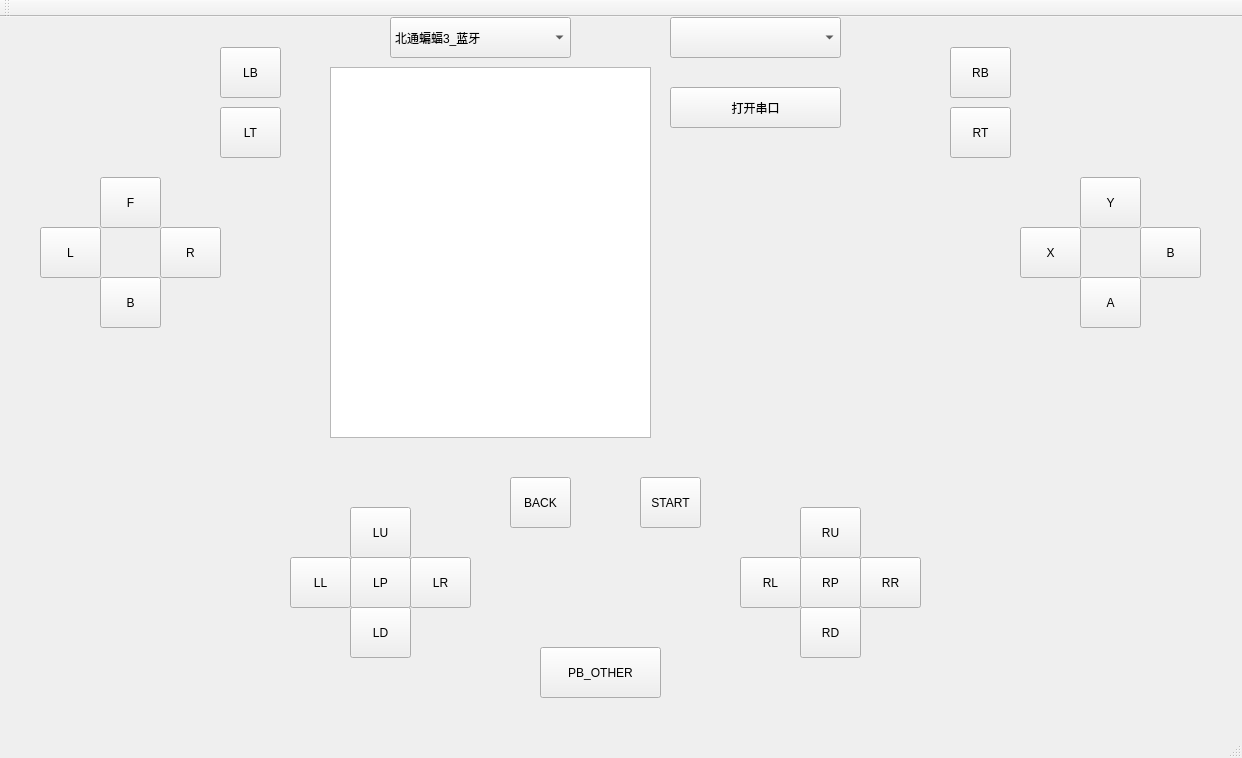
<?xml version="1.0" encoding="UTF-8"?>
<ui version="4.0">
 <class>MainWindow</class>
 <widget class="QMainWindow" name="MainWindow">
  <property name="geometry">
   <rect>
    <x>0</x>
    <y>0</y>
    <width>1242</width>
    <height>758</height>
   </rect>
  </property>
  <property name="windowTitle">
   <string>MainWindow</string>
  </property>
  <widget class="QWidget" name="centralWidget">
   <widget class="QPushButton" name="PB_A">
    <property name="geometry">
     <rect>
      <x>1080</x>
      <y>260</y>
      <width>61</width>
      <height>51</height>
     </rect>
    </property>
    <property name="text">
     <string>A</string>
    </property>
   </widget>
   <widget class="QPushButton" name="PB_B">
    <property name="geometry">
     <rect>
      <x>1140</x>
      <y>210</y>
      <width>61</width>
      <height>51</height>
     </rect>
    </property>
    <property name="text">
     <string>B</string>
    </property>
   </widget>
   <widget class="QPushButton" name="PB_X">
    <property name="geometry">
     <rect>
      <x>1020</x>
      <y>210</y>
      <width>61</width>
      <height>51</height>
     </rect>
    </property>
    <property name="text">
     <string>X</string>
    </property>
   </widget>
   <widget class="QPushButton" name="PB_Y">
    <property name="geometry">
     <rect>
      <x>1080</x>
      <y>160</y>
      <width>61</width>
      <height>51</height>
     </rect>
    </property>
    <property name="text">
     <string>Y</string>
    </property>
   </widget>
   <widget class="QPushButton" name="POV_F">
    <property name="geometry">
     <rect>
      <x>100</x>
      <y>160</y>
      <width>61</width>
      <height>51</height>
     </rect>
    </property>
    <property name="text">
     <string>F</string>
    </property>
   </widget>
   <widget class="QPushButton" name="POV_L">
    <property name="geometry">
     <rect>
      <x>40</x>
      <y>210</y>
      <width>61</width>
      <height>51</height>
     </rect>
    </property>
    <property name="text">
     <string>L</string>
    </property>
   </widget>
   <widget class="QPushButton" name="POV_B">
    <property name="geometry">
     <rect>
      <x>100</x>
      <y>260</y>
      <width>61</width>
      <height>51</height>
     </rect>
    </property>
    <property name="text">
     <string>B</string>
    </property>
   </widget>
   <widget class="QPushButton" name="POV_R">
    <property name="geometry">
     <rect>
      <x>160</x>
      <y>210</y>
      <width>61</width>
      <height>51</height>
     </rect>
    </property>
    <property name="text">
     <string>R</string>
    </property>
   </widget>
   <widget class="QPushButton" name="SK_LD">
    <property name="geometry">
     <rect>
      <x>350</x>
      <y>590</y>
      <width>61</width>
      <height>51</height>
     </rect>
    </property>
    <property name="text">
     <string>LD</string>
    </property>
   </widget>
   <widget class="QPushButton" name="SK_LU">
    <property name="geometry">
     <rect>
      <x>350</x>
      <y>490</y>
      <width>61</width>
      <height>51</height>
     </rect>
    </property>
    <property name="text">
     <string>LU</string>
    </property>
   </widget>
   <widget class="QPushButton" name="SK_LL">
    <property name="geometry">
     <rect>
      <x>290</x>
      <y>540</y>
      <width>61</width>
      <height>51</height>
     </rect>
    </property>
    <property name="text">
     <string>LL</string>
    </property>
   </widget>
   <widget class="QPushButton" name="SK_LR">
    <property name="geometry">
     <rect>
      <x>410</x>
      <y>540</y>
      <width>61</width>
      <height>51</height>
     </rect>
    </property>
    <property name="text">
     <string>LR</string>
    </property>
   </widget>
   <widget class="QPushButton" name="SK_RD">
    <property name="geometry">
     <rect>
      <x>800</x>
      <y>590</y>
      <width>61</width>
      <height>51</height>
     </rect>
    </property>
    <property name="text">
     <string>RD</string>
    </property>
   </widget>
   <widget class="QPushButton" name="SK_RU">
    <property name="geometry">
     <rect>
      <x>800</x>
      <y>490</y>
      <width>61</width>
      <height>51</height>
     </rect>
    </property>
    <property name="text">
     <string>RU</string>
    </property>
   </widget>
   <widget class="QPushButton" name="SK_RL">
    <property name="geometry">
     <rect>
      <x>740</x>
      <y>540</y>
      <width>61</width>
      <height>51</height>
     </rect>
    </property>
    <property name="text">
     <string>RL</string>
    </property>
   </widget>
   <widget class="QPushButton" name="SK_RR">
    <property name="geometry">
     <rect>
      <x>860</x>
      <y>540</y>
      <width>61</width>
      <height>51</height>
     </rect>
    </property>
    <property name="text">
     <string>RR</string>
    </property>
   </widget>
   <widget class="QPushButton" name="PB_LP">
    <property name="geometry">
     <rect>
      <x>350</x>
      <y>540</y>
      <width>61</width>
      <height>51</height>
     </rect>
    </property>
    <property name="text">
     <string>LP</string>
    </property>
   </widget>
   <widget class="QPushButton" name="PB_RP">
    <property name="geometry">
     <rect>
      <x>800</x>
      <y>540</y>
      <width>61</width>
      <height>51</height>
     </rect>
    </property>
    <property name="text">
     <string>RP</string>
    </property>
   </widget>
   <widget class="QPushButton" name="PB_RB">
    <property name="geometry">
     <rect>
      <x>950</x>
      <y>30</y>
      <width>61</width>
      <height>51</height>
     </rect>
    </property>
    <property name="text">
     <string>RB</string>
    </property>
   </widget>
   <widget class="QPushButton" name="PB_RT">
    <property name="geometry">
     <rect>
      <x>950</x>
      <y>90</y>
      <width>61</width>
      <height>51</height>
     </rect>
    </property>
    <property name="text">
     <string>RT</string>
    </property>
   </widget>
   <widget class="QPushButton" name="PB_BACK">
    <property name="geometry">
     <rect>
      <x>510</x>
      <y>460</y>
      <width>61</width>
      <height>51</height>
     </rect>
    </property>
    <property name="text">
     <string>BACK</string>
    </property>
   </widget>
   <widget class="QPushButton" name="PB_START">
    <property name="geometry">
     <rect>
      <x>640</x>
      <y>460</y>
      <width>61</width>
      <height>51</height>
     </rect>
    </property>
    <property name="text">
     <string>START</string>
    </property>
   </widget>
   <widget class="QPushButton" name="PB_LT">
    <property name="geometry">
     <rect>
      <x>220</x>
      <y>90</y>
      <width>61</width>
      <height>51</height>
     </rect>
    </property>
    <property name="text">
     <string>LT</string>
    </property>
   </widget>
   <widget class="QPushButton" name="PB_LB">
    <property name="geometry">
     <rect>
      <x>220</x>
      <y>30</y>
      <width>61</width>
      <height>51</height>
     </rect>
    </property>
    <property name="text">
     <string>LB</string>
    </property>
   </widget>
   <widget class="QPushButton" name="PB_OTHER">
    <property name="geometry">
     <rect>
      <x>540</x>
      <y>630</y>
      <width>121</width>
      <height>51</height>
     </rect>
    </property>
    <property name="text">
     <string>PB_OTHER</string>
    </property>
   </widget>
   <widget class="QTextEdit" name="textEdit">
    <property name="geometry">
     <rect>
      <x>330</x>
      <y>50</y>
      <width>321</width>
      <height>371</height>
     </rect>
    </property>
    <property name="readOnly">
     <bool>true</bool>
    </property>
   </widget>
   <widget class="QComboBox" name="comboBox">
    <property name="geometry">
     <rect>
      <x>390</x>
      <y>0</y>
      <width>181</width>
      <height>41</height>
     </rect>
    </property>
    <item>
     <property name="text">
      <string>北通蝙蝠3_蓝牙</string>
     </property>
    </item>
   </widget>
   <widget class="QComboBox" name="serial_comboBox">
    <property name="geometry">
     <rect>
      <x>670</x>
      <y>0</y>
      <width>171</width>
      <height>41</height>
     </rect>
    </property>
   </widget>
   <widget class="QPushButton" name="pushButton">
    <property name="geometry">
     <rect>
      <x>670</x>
      <y>70</y>
      <width>171</width>
      <height>41</height>
     </rect>
    </property>
    <property name="text">
     <string>打开串口</string>
    </property>
   </widget>
  </widget>
  <widget class="QMenuBar" name="menuBar">
   <property name="geometry">
    <rect>
     <x>0</x>
     <y>0</y>
     <width>1242</width>
     <height>25</height>
    </rect>
   </property>
  </widget>
  <widget class="QToolBar" name="mainToolBar">
   <attribute name="toolBarArea">
    <enum>TopToolBarArea</enum>
   </attribute>
   <attribute name="toolBarBreak">
    <bool>false</bool>
   </attribute>
  </widget>
  <widget class="QStatusBar" name="statusBar"/>
 </widget>
 <layoutdefault spacing="6" margin="11"/>
 <resources/>
 <connections/>
</ui>
